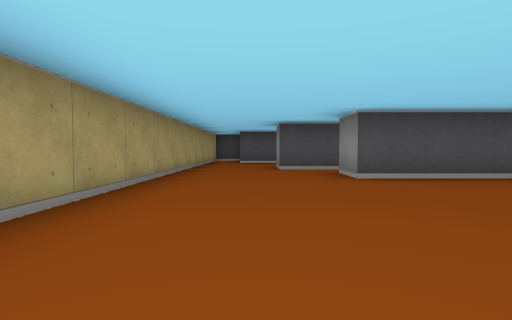
[1] (above)

24 first-person views from a walk through a cub3D level. The camera is about half as high as the walls, tilts 2° down and sees 80° across. The floor is counted in squares. Each view is taken from the middle of a square. On the plan, view 1 faces up. The plan holds only what a view shows up to about 9 squares ahead; the rest is blank.

[2]
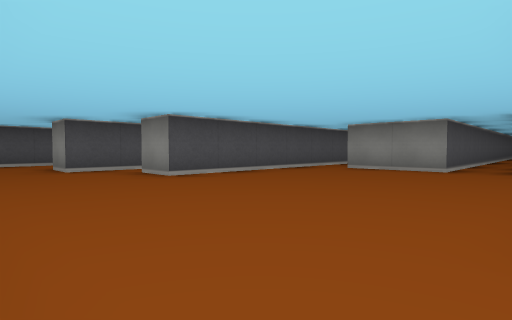

[3]
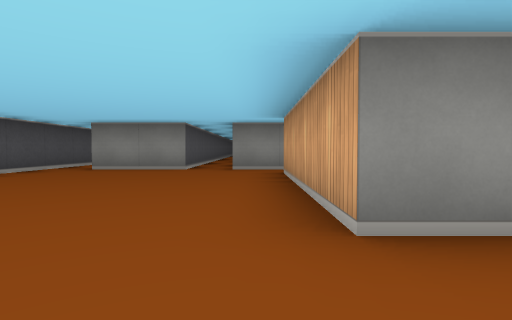

[4]
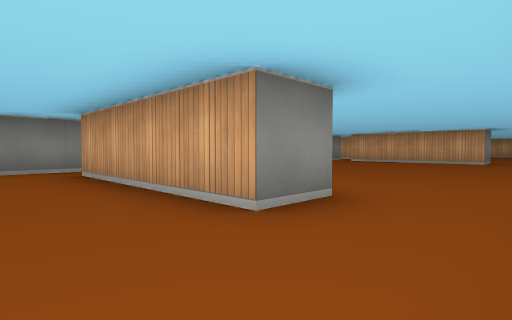

[5]
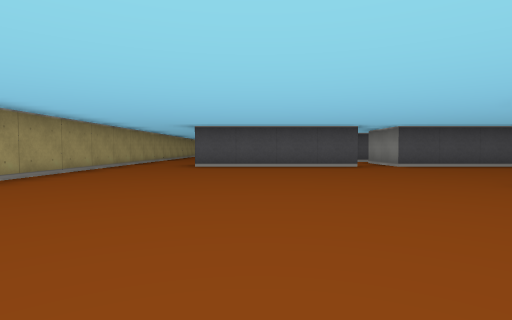

[6]
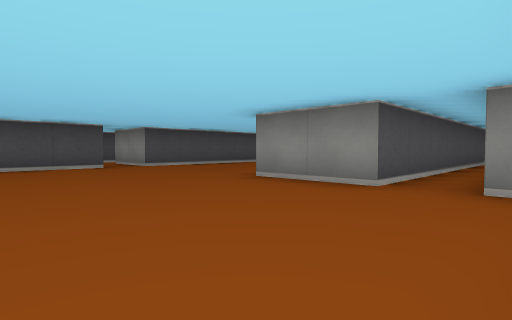

[7]
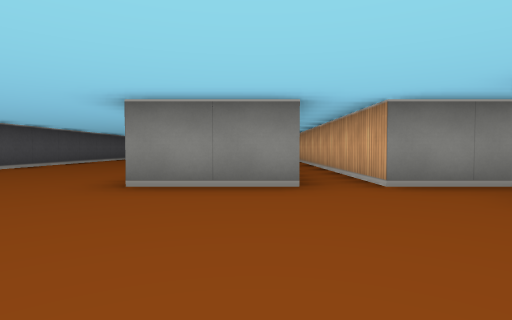

[8]
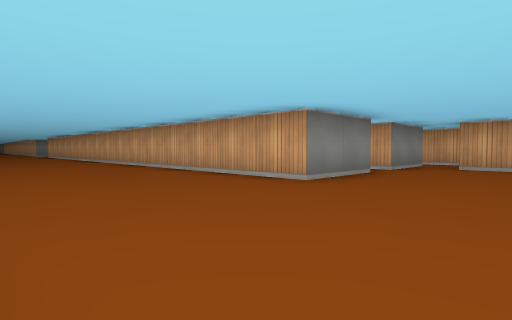

[9]
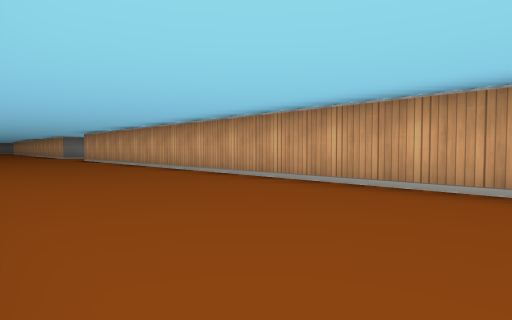

[10]
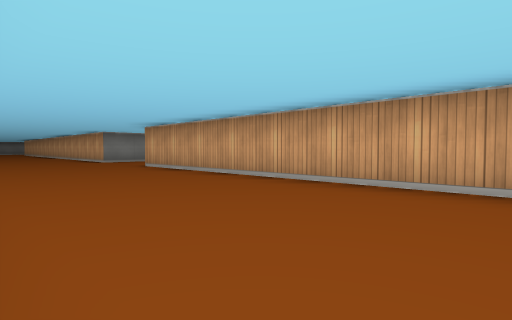

[11]
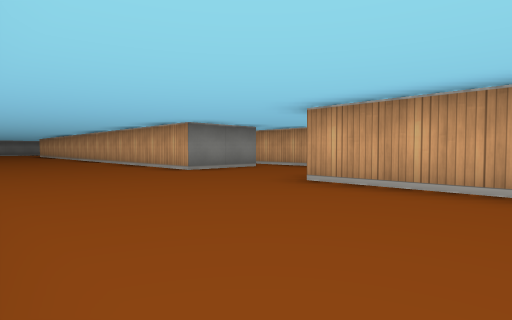

[12]
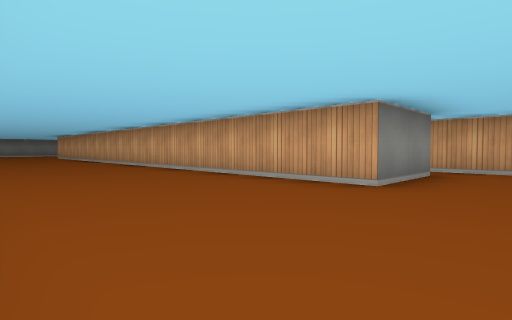

[13]
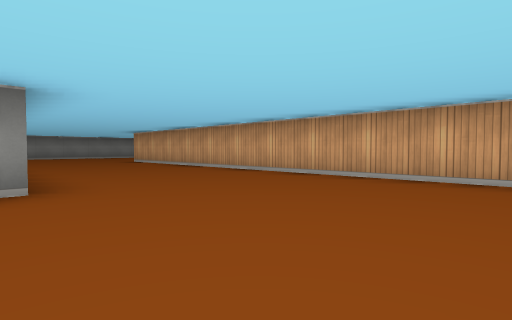

[14]
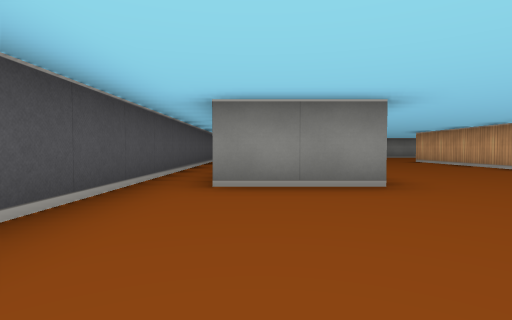

[15]
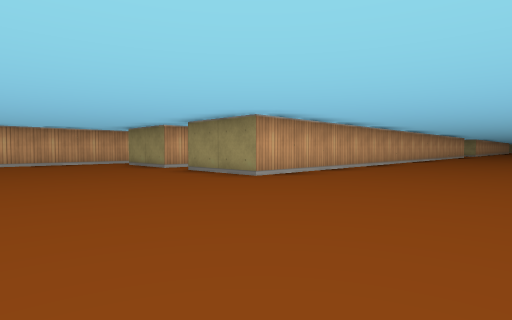

[16]
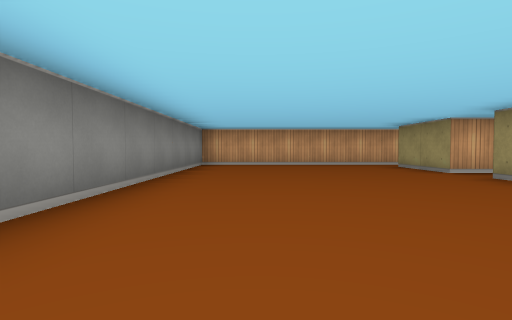

[17]
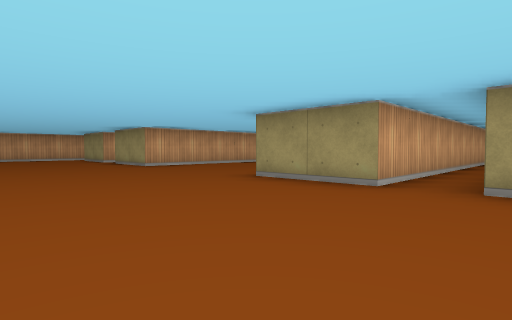

[18]
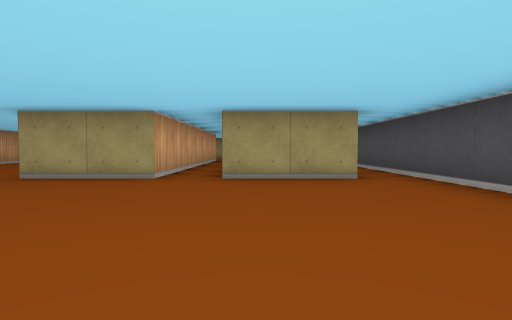

[19]
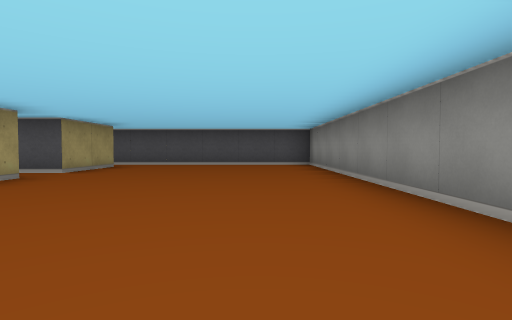

[20]
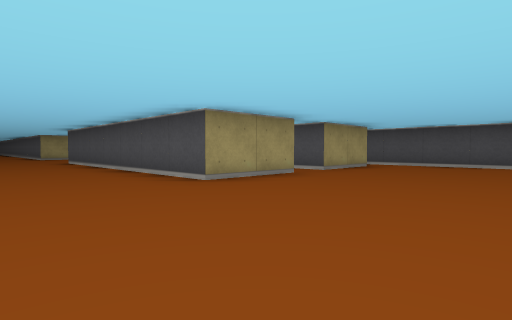

[21]
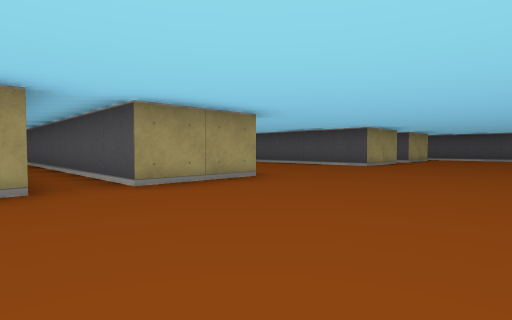

[22]
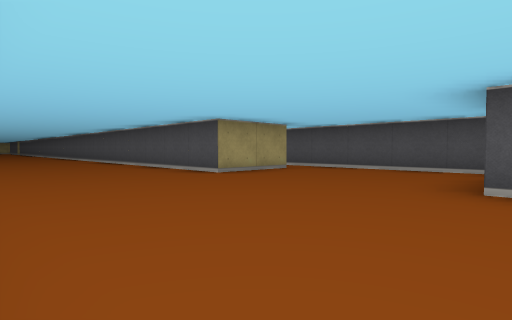

[23]
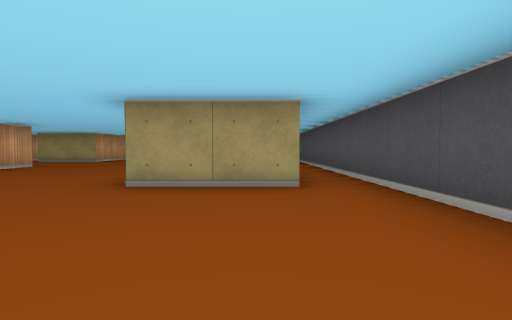

[24]
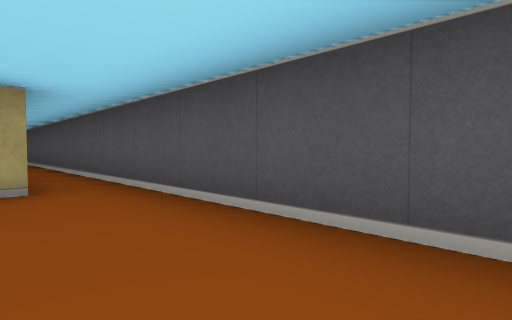

### Floor plan
Points are (right, up) in squares from view 1. A wall is a line through its corners. A room is listed if a view was taken in it or the views show most of it. See-through windows are left out.
Room 1 (views 1, 2, 3, 4)
walls: (2, 6.5) (0.5, 6.5) (0.5, 7.5); (5.4, 4.5) (1.5, 4.5) (1.5, 5.5); (0.5, -0.5) (4.5, -0.5); (5.5, 1.5) (5.5, 3.5); (5.5, -0.5) (5.5, 0.5); (-1.5, 7.4) (-1.5, 1.8)
ways out: opening at (-0.5, -1) to room 2; opening at (5, -1) to room 2; opening at (6, 2.5) to room 2; opening at (-0.5, 7); opening at (1, 6)
Room 2 (views 5, 6, 7, 8, 9, 10, 11, 12, 13, 14, 15, 16, 17, 18, 19, 20, 21, 22, 23, 24)
walls: (24.5, -7.6) (24.5, -5.5) (39.5, -5.5) (39.5, -7.5) (32.5, -7.5); (23.5, -8.5) (25.2, -8.5); (28.5, 0.6) (28.5, -1.5) (23.8, -1.5); (32.5, -1.5) (32.5, 0.5) (39.5, 0.5) (39.5, -1.5) (32.5, -1.5); (12.5, -7.5) (5.5, -7.5) (5.5, -5.5) (21.5, -5.5); (11, -1.5) (5.5, -1.5) (5.5, -0.5); (10.2, 1.5) (5.5, 1.5); (38.6, -8.5) (39.5, -8.5) (39.5, -10.5); (39.5, 3.5) (39.5, 1.5) (21.5, 1.5); (39, -11.5) (44.5, -11.5) (44.5, -4.8); (7.4, 4.5) (5.4, 4.5); (4.6, -1.5) (0.5, -1.5) (0.5, -0.5); (5.5, -9.5) (5.5, -8.5) (11, -8.5); (44.5, -2.2) (44.5, 4.5) (36.5, 4.5); (3.6, -9.5) (4.5, -9.5); (0.5, -9.5) (1.2, -9.5); (-1.5, 0) (-1.5, -4.9)
ways out: opening at (-0.5, -1) to room 1; opening at (5, -1) to room 1; opening at (6, 2.5) to room 1; opening at (-0.5, -10); opening at (5, -10)

Where each view was taken, in squares from view 1:
view 1: 0 up, 0 right, facing up
view 2: 0 up, 1 left, facing up-right
view 3: 0 up, 1 left, facing right
view 4: 1 up, 1 left, facing down-right
view 5: 9 down, 2 right, facing up
view 6: 9 down, 2 right, facing up-right
view 7: 7 down, 2 right, facing right
view 8: 2 down, 3 right, facing down-right
view 9: 2 down, 9 right, facing down-right
view 10: 2 down, 14 right, facing down-right
view 11: 2 down, 19 right, facing down-right
view 12: 2 down, 23 right, facing down-right
view 13: 1 down, 29 right, facing down-right
view 14: 0 up, 29 right, facing right
view 15: 2 down, 43 right, facing down-left
view 16: 3 down, 43 right, facing down
view 17: 2 up, 43 right, facing down-left
view 18: 2 up, 44 right, facing left
view 19: 4 down, 43 right, facing up
view 20: 4 down, 43 right, facing up-left
view 21: 9 down, 43 right, facing up-left
view 22: 5 down, 33 right, facing up-left
view 23: 0 up, 32 right, facing left
view 24: 0 up, 32 right, facing up-left
